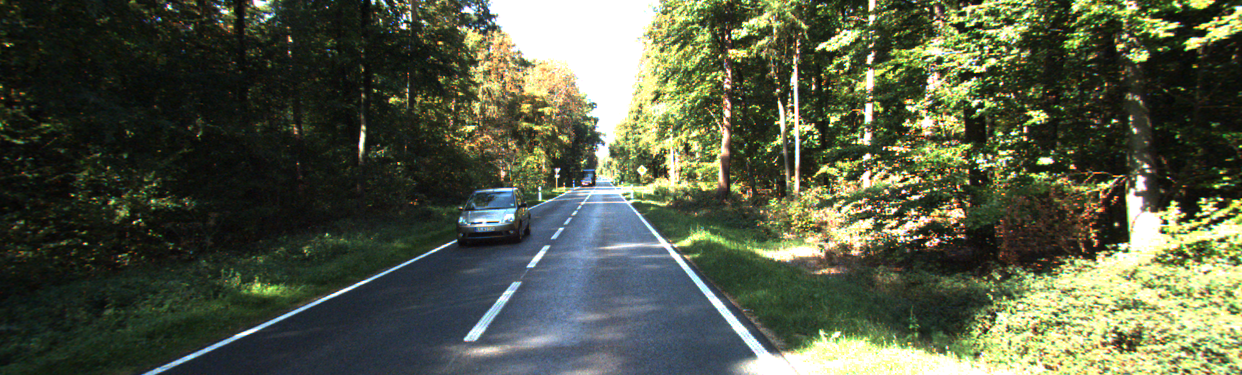
#> input picture drive/0000000002.png, 1242 x 375 px, given in place of black_big.png, which was not available
$ python getfirstline.py
#> lines starting #> are read from the running program, lines starting #| are printed output that depends on the picture; after the words box and inside, x2 and y2 are one past the last pixel; in counts of white or black regions, pixels touching at a corner belong together; pictures that were not available may be replaced by others from this repository, and a replacement may not be noted
import numpy as np
import math
import cv2
import time
import matplotlib.pyplot as plt
def getacross(img,mat,bg,s):
	for x in range(25):
		for y in range(1,6):
			if mat[y][x]==1:
				size = 30
				pitch = bg[y*size:(y+1)*size, x*size:(x+1)*size]
				pitch = pitch.reshape(30*30)
				for i in pitch:
					if i!=0:
						#执行到这里说明真是穿过了
						rec = s[195+y*30:195+(y+1)*30, 100+x*30:100+(x+1)*30]
						img[195+y*30:195+(y+1)*30, 100+x*30:100+(x+1)*30] = rec
						break
	return img
def getfirstline(filename,source,angle):
	img = cv2.imread('black_big.png')
	s = cv2.imread('drive/left/'+source)
	mat = np.loadtxt(filename)
	sum = 0
	t = 0
	#提取消失点
	for x in range(25):
		if mat[0][x] == 1:
			sum = sum + x
			t = t + 1
	mid_x = int((sum / t) * 30)
	mid_y = 15
	p1 = (mid_x, mid_y)
	p2 = (mid_x, 180)
	if angle==90:
		pass
	else:
		k = math.tan(math.pi*angle/180)
		p2 = (int((180-mid_y)/k + mid_x), 180)
	bg = cv2.imread('black.png')
	bg = cv2.cvtColor(bg, cv2.COLOR_BGR2GRAY)
	cv2.line(bg, p1, p2, 255)
	img = getacross(img,mat,bg,s)
	return img
def getlineroi(img):
	img = cv2.cvtColor(img, cv2.COLOR_BGR2HSV)
	l = np.array([0, 0, 180])
	h = np.array([255, 25, 255])
	mask = cv2.inRange(img, l, h)
	l = cv2.bitwise_and(img, img, mask=mask)
	l = cv2.cvtColor(l, cv2.COLOR_HSV2BGR)
	return l

if __name__ == '__main__':
	img1 = getfirstline('mat.txt','0000000022.png',158)
#> in getfirstline, img is the input picture: shape (375, 1242, 3); mean B, G, R 70, 90.9, 84.5
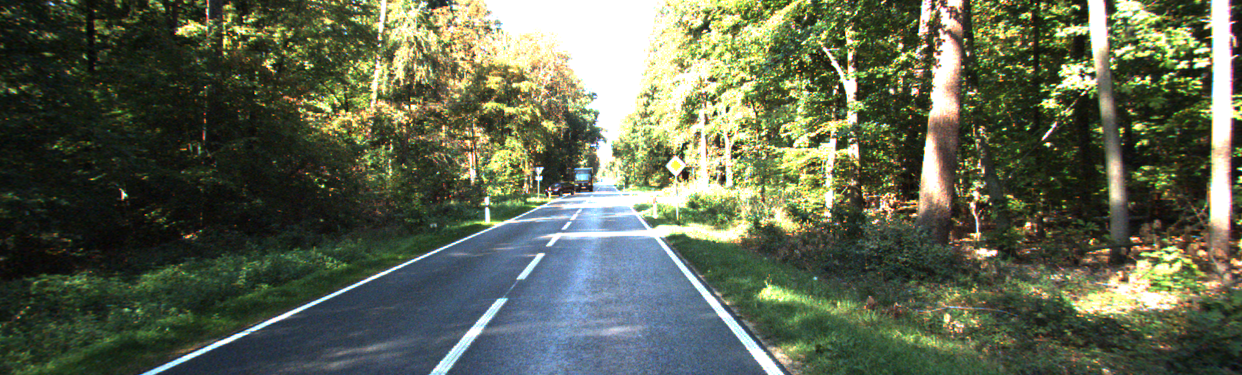
#> input picture drive/0000000022.png, 1242 x 375 px, found by its file name
#> in getfirstline, s is the input picture: shape (375, 1242, 3); mean B, G, R 80.9, 102.1, 94.5
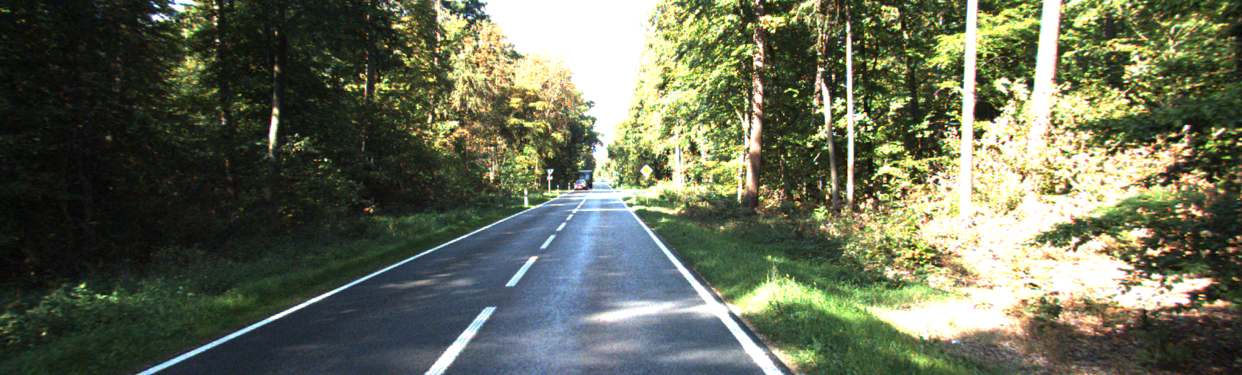
#> input picture drive/0000000009.png, 1242 x 375 px, given in place of black.png, which was not available
#> in getfirstline, bg is the input picture: shape (375, 1242, 3); mean B, G, R 86.4, 107.6, 102
#> in getfirstline, `cv2.line(bg, p1, p2, 255)`: bg: shape (375, 1242); min 3, max 255, mean 103.7
#> after the loop in getacross, `for x in range(25):`: img: shape (375, 1242, 3); 4.21% of pixels changed, all inside (x1, y1, x2, y2) = (130, 225, 790, 375)
	img2 = getfirstline('mat31.txt','0000000031.png',156)
#> call 2 of getfirstline, with filename = 'mat31.txt', source = '0000000031.png', angle = 156
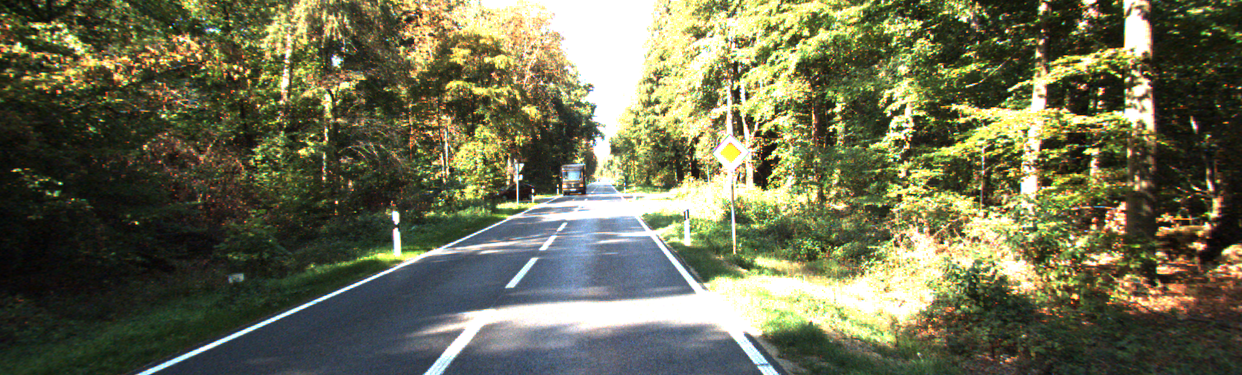
#> input picture drive/0000000031.png, 1242 x 375 px, found by its file name
#> in getfirstline, s is the input picture: shape (375, 1242, 3); mean B, G, R 81.5, 109.6, 108.4
#> in getfirstline (call 2), `cv2.line(bg, p1, p2, 255)`: bg: shape (375, 1242); min 3, max 255, mean 103.7
	img3 = getfirstline('mat51.txt','0000000051.png',164)
#> call 3 of getfirstline, with filename = 'mat51.txt', source = '0000000051.png', angle = 164
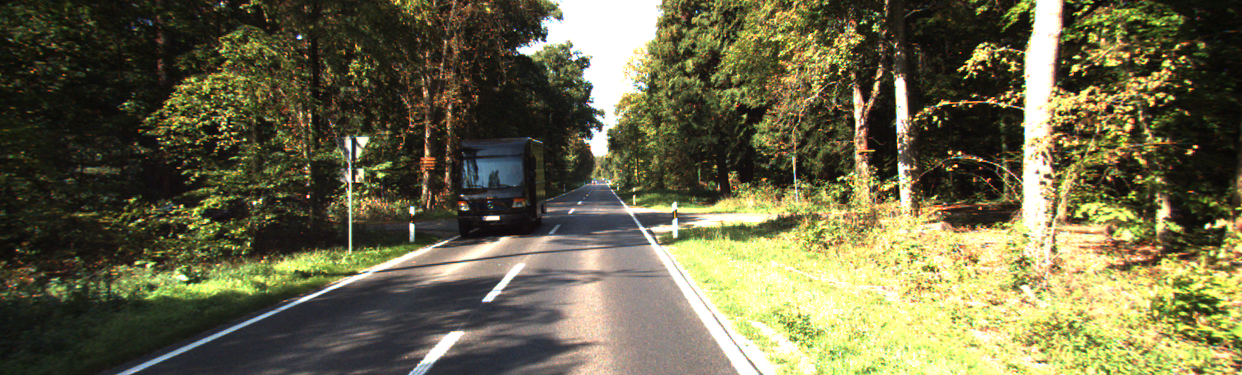
#> input picture drive/0000000051.png, 1242 x 375 px, found by its file name
#> in getfirstline, s is the input picture: shape (375, 1242, 3); mean B, G, R 72.6, 104, 107.6
#> in getfirstline (call 3), `cv2.line(bg, p1, p2, 255)`: bg: shape (375, 1242); min 3, max 255, mean 103.7
#> after the loop in getacross (call 3), `for x in range(25):`: img: shape (375, 1242, 3); 4.44% of pixels changed, all inside (x1, y1, x2, y2) = (130, 225, 760, 375)
	img4 = getfirstline('mat79.txt','0000000079.png',158)
#> call 4 of getfirstline, with filename = 'mat79.txt', source = '0000000079.png', angle = 158
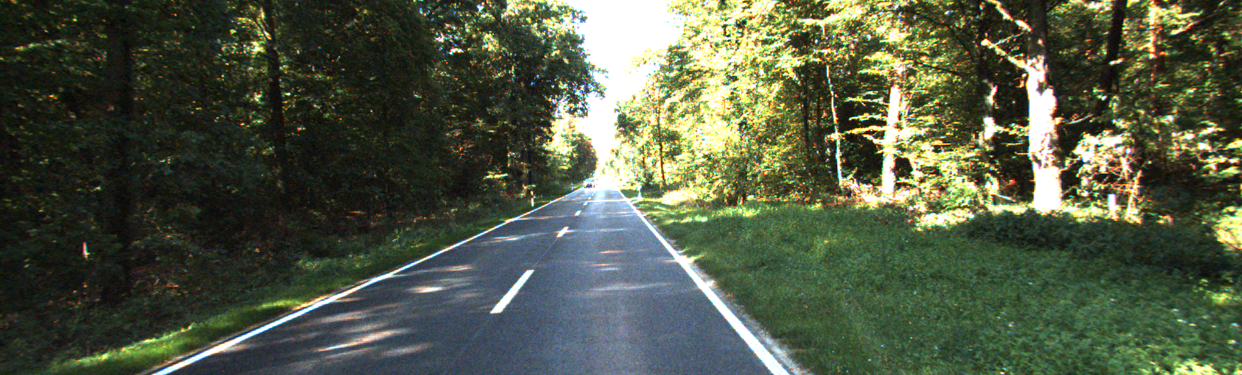
#> input picture drive/0000000079.png, 1242 x 375 px, found by its file name
#> in getfirstline, s is the input picture: shape (375, 1242, 3); mean B, G, R 68.3, 89.3, 81
#> in getfirstline (call 4), `cv2.line(bg, p1, p2, 255)`:
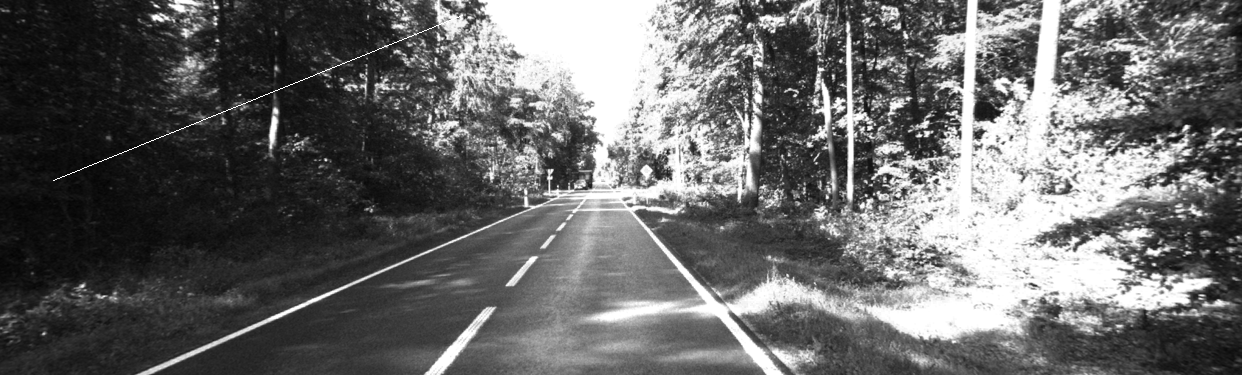
#> bg: shape (375, 1242); min 3, max 255, mean 103.7
#> after the loop in getacross (call 4), `for x in range(25):`: img: shape (375, 1242, 3); 3.8% of pixels changed, all inside (x1, y1, x2, y2) = (160, 225, 790, 375)

	img1 = getlineroi(img1)
#> in getlineroi, `img = cv2.cvtColor(img, cv2.COLOR_BGR2HSV)`: img: shape (375, 1242, 3); mean H, S, V 55.2, 97.5, 99.7
#> in getlineroi, `mask = cv2.inRange(img, l, h)`: mask: shape (375, 1242); 4.9% white; 1162 white regions (1095 under 20 px), largest, box (x1, y1, x2, y2) and area: (488, 0, 660, 160) 12134, (877, 348, 990, 375) 1013, (790, 341, 858, 375) 881
#> in getlineroi, `l = cv2.bitwise_and(img, img, mask=mask)`: l: shape (375, 1242, 3); mean H, S, V 0.9, 0.2, 12.3
	img2 = getlineroi(img2)
#> in getlineroi (call 2), `img = cv2.cvtColor(img, cv2.COLOR_BGR2HSV)`: img: shape (375, 1242, 3); mean H, S, V 55.2, 97.2, 99.5
#> in getlineroi (call 2), `l = cv2.bitwise_and(img, img, mask=mask)`: l: shape (375, 1242, 3); mean H, S, V 0.9, 0.2, 12.3
	img3 = getlineroi(img3)
#> in getlineroi (call 3), `img = cv2.cvtColor(img, cv2.COLOR_BGR2HSV)`: img: shape (375, 1242, 3); mean H, S, V 54.1, 96, 100.7
#> in getlineroi (call 3), `mask = cv2.inRange(img, l, h)`: mask: shape (375, 1242); 5.4% white; 1146 white regions (1080 under 20 px), largest, box (x1, y1, x2, y2) and area: (488, 0, 660, 160) 12134, (640, 227, 758, 375) 2267, (739, 337, 858, 375) 1772
#> in getlineroi (call 3), `l = cv2.bitwise_and(img, img, mask=mask)`: l: shape (375, 1242, 3); mean H, S, V 0.9, 0.2, 13.7
	img4 = getlineroi(img4)
#> in getlineroi (call 4), `img = cv2.cvtColor(img, cv2.COLOR_BGR2HSV)`: img: shape (375, 1242, 3); mean H, S, V 54.9, 97, 99.8
#> in getlineroi (call 4), `mask = cv2.inRange(img, l, h)`:
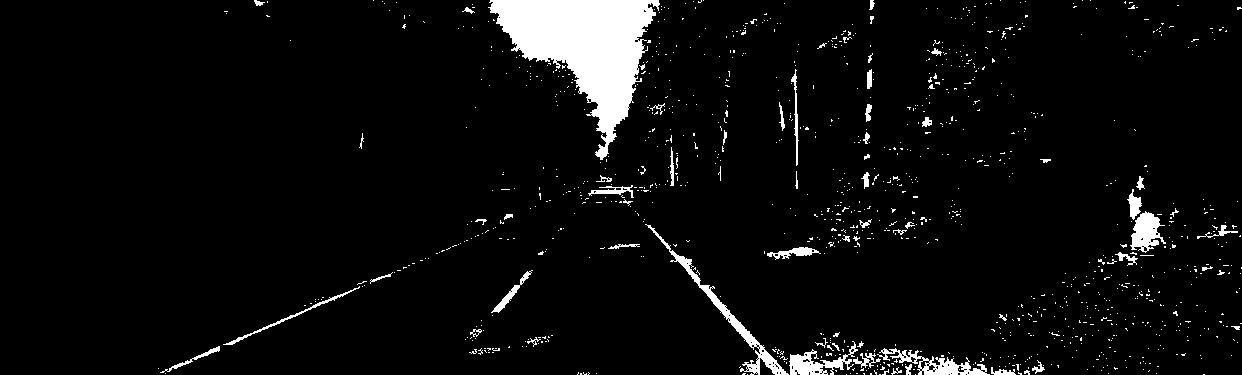
#> mask: shape (375, 1242); 5% white; 1117 white regions (1057 under 20 px), largest, box (x1, y1, x2, y2) and area: (488, 0, 660, 160) 12134, (645, 224, 789, 375) 1490, (877, 348, 990, 375) 1013
#> in getlineroi (call 4), `l = cv2.bitwise_and(img, img, mask=mask)`: l: shape (375, 1242, 3); mean H, S, V 0.9, 0.2, 12.7

	fig = plt.figure()
	ax = fig.add_subplot(221)
	ax.set_xticks([])
	ax.set_yticks([])
	ax.imshow(img1)
	ax = fig.add_subplot(222)
	ax.set_xticks([])
	ax.set_yticks([])
	ax.imshow(img2)
	ax = fig.add_subplot(223)
	ax.set_xticks([])
	ax.set_yticks([])
	ax.imshow(img3)
	ax = fig.add_subplot(224)
	ax.set_xticks([])
	ax.set_yticks([])
	ax.imshow(img4)
	plt.show()
#> figure, not shown here; B, G, R data is drawn as R, G, B
	cv2.imwrite("first22.png", img1)
	cv2.imwrite("first31.png", img2)
	cv2.imwrite("first51.png", img3)
	cv2.imwrite("first79.png", img4)
